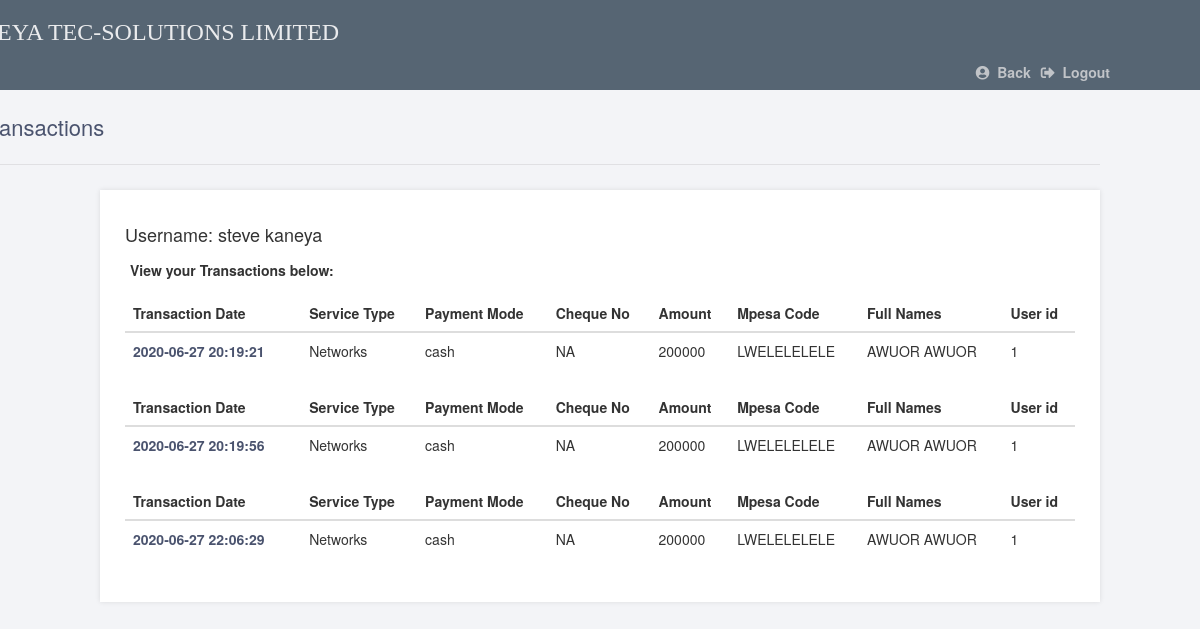
The page /portaltransactions.php (signed in) on the database its author committed.
### tables this page shows
CREATE TABLE `payments` (
  `id` int(11) NOT NULL,
  `Service_type` varchar(50) NOT NULL,
  `Payment_mode` varchar(50) NOT NULL,
  `Cheque_no` varchar(50) NOT NULL,
  `Amount` varchar(50) NOT NULL,
  `Mpesa_code` varchar(50) NOT NULL,
  `Client_name` varchar(50) NOT NULL,
  `Transaction_date` datetime DEFAULT current_timestamp(),
  `user_id` int(11) NOT NULL
);

### portaltransactions.php (the view, shortened to what this page needs)
<?php
$DATABASE_HOST = 'localhost';
$DATABASE_USER = 'root';
$DATABASE_PASS = '';
$DATABASE_NAME = 'clients';
$con = mysqli_connect($DATABASE_HOST, $DATABASE_USER, $DATABASE_PASS, $DATABASE_NAME);
?>
<!DOCTYPE html>
<html>
	<head>
		<link rel="stylesheet" href="css/portalhome.css">
		<link rel="stylesheet" href="https://use.fontawesome.com/releases/v5.7.1/css/all.css">
       <link rel="stylesheet" href="https://maxcdn.bootstrapcdn.com/bootstrap/3.4.1/css/bootstrap.min.css">
	</head>
	<body class="loggedin">
		<nav class="navtop">
			<div>
				<h1>KANEYA TEC-SOLUTIONS LIMITED</h1>
				<a href="welcome.php"><i class="fas fa-user-circle"></i>Back</a>
				<a href="logout.php"><i class="fas fa-sign-out-alt"></i>Logout</a>
			</div>
		</nav>
		<div class="content">
			<h2>My Transactions</h2>
			<div>
			<H4>Username: <?=$_SESSION['username']?></H4>
  <p><strong>View your Transactions below:</strong></p>
			<?php
		$stmt = $con->prepare("SELECT id,user_id,Transaction_date,Service_type,Payment_mode,Cheque_no,Amount,Mpesa_code,Client_name FROM payments WHERE user_id = ?");
		$stmt->bind_param('i', $_SESSION['id']);
		$stmt->execute();
		$stmt->bind_result($id,$user_id,$Transaction_date,$Service_type,$Payment_mode,$Cheque_no,$Amount,$Mpesa_code,$Client_name);
		while ($stmt->fetch()) {
   echo"<table class='table table-striped w-auto'>";
  echo"<thead>";
   echo"<tr>";
     echo"<th>Transaction Date</th>";
     echo"<th>Service Type</th>";
     echo"<th>Payment Mode</th>";
     echo"<th>Cheque No</th>";
     echo"<th>Amount</th>";
     echo"<th>Mpesa Code</th>";
	  echo"<th>Full Names</th>";
	  echo"<th>User id</th>";
    echo"</tr>";
echo"<td>$Transaction_date</td>";
echo"<td>$Service_type</td>";
echo"<td>$Payment_mode</td>";
echo"<td>$Cheque_no</td>";
echo"<td>$Amount</td>";
echo"<td>$Mpesa_code</td>";
echo"<td>$Client_name</td>";
echo"<td>$user_id</td>";
echo"</table>";
}
?>
</body>
</html>

### css/portalhome.css (style rules this page uses)
.navtop { background-color: #566573 ; height: 90px; width: 100%; border: 0; }
.navtop div { display: flex; margin: 0 auto; width: 1000px; height: 100%; }
.navtop div h1, .navtop div a { display: inline-flex; align-items: center; }
.navtop div h1 { flex: 1; font-size: 24px; padding: 0; margin: 0; color: #eaebed; font-weight: thick; margin-left: -155px; margin-top: -25px; font-family: Simplifica; }
.navtop div a { padding: 0 20px; text-decoration: none; color: #c1c4c8; font-weight: bold; margin-right: -30px; margin-top:54px }
.navtop div a i { padding: 2px 8px 0 0; }
body.loggedin { background-color: #f3f4f7; }
.content { width: 1000px; margin: 0 auto; }
.content h2 { margin: 0; padding: 25px 0; font-size: 22px; border-bottom: 1px solid #e0e0e3; color: #4a536e; margin-left: -155px; color: ; }
.content > p, .content > div { box-shadow: 0 0 5px 0 rgba(0, 0, 0, 0.1); margin: 25px 0; padding: 25px; background-color: #fff; }
.content > p table td, .content > div table td { padding: 5px; }
.content > p table td:first-child, .content > div table td:first-child { font-weight: bold; color: #4a536e; padding-right: 15px; }
.content > div p { padding: 5px; margin: 0 0 10px 0; }

### rows shown on the page
payments: Transaction_date "2020-06-27 20:19:21", Service_type "Networks", Payment_mode "cash", Cheque_no "NA", Amount "200000", Mpesa_code "LWELELELELE", Client_name "AWUOR AWUOR", user "1"
payments: Transaction_date "2020-06-27 20:19:56", Service_type "Networks", Payment_mode "cash", Cheque_no "NA", Amount "200000", Mpesa_code "LWELELELELE", Client_name "AWUOR AWUOR", user "1"
payments: Transaction_date "2020-06-27 22:06:29", Service_type "Networks", Payment_mode "cash", Cheque_no "NA", Amount "200000", Mpesa_code "LWELELELELE", Client_name "AWUOR AWUOR", user "1"

### other values the page prints
$_SESSION['username'] "steve kaneya"
